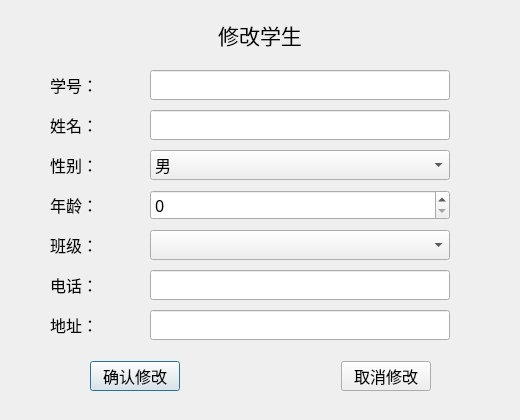
<?xml version="1.0" encoding="UTF-8"?>
<ui version="4.0">
 <class>EditStudentDialog</class>
 <widget class="QDialog" name="EditStudentDialog">
  <property name="geometry">
   <rect>
    <x>0</x>
    <y>0</y>
    <width>520</width>
    <height>420</height>
   </rect>
  </property>
  <property name="minimumSize">
   <size>
    <width>520</width>
    <height>420</height>
   </size>
  </property>
  <property name="maximumSize">
   <size>
    <width>520</width>
    <height>420</height>
   </size>
  </property>
  <property name="windowTitle">
   <string>Dialog</string>
  </property>
  <widget class="QLabel" name="label_5">
   <property name="geometry">
    <rect>
     <x>50</x>
     <y>190</y>
     <width>90</width>
     <height>30</height>
    </rect>
   </property>
   <property name="minimumSize">
    <size>
     <width>90</width>
     <height>30</height>
    </size>
   </property>
   <property name="maximumSize">
    <size>
     <width>90</width>
     <height>30</height>
    </size>
   </property>
   <property name="font">
    <font>
     <family>宋体</family>
     <pointsize>12</pointsize>
    </font>
   </property>
   <property name="text">
    <string>年龄：</string>
   </property>
  </widget>
  <widget class="QLineEdit" name="lineEdit_name">
   <property name="geometry">
    <rect>
     <x>150</x>
     <y>110</y>
     <width>300</width>
     <height>30</height>
    </rect>
   </property>
   <property name="minimumSize">
    <size>
     <width>300</width>
     <height>30</height>
    </size>
   </property>
   <property name="maximumSize">
    <size>
     <width>300</width>
     <height>30</height>
    </size>
   </property>
   <property name="font">
    <font>
     <family>宋体</family>
     <pointsize>12</pointsize>
    </font>
   </property>
  </widget>
  <widget class="QLabel" name="label_3">
   <property name="geometry">
    <rect>
     <x>50</x>
     <y>110</y>
     <width>90</width>
     <height>30</height>
    </rect>
   </property>
   <property name="minimumSize">
    <size>
     <width>90</width>
     <height>30</height>
    </size>
   </property>
   <property name="maximumSize">
    <size>
     <width>90</width>
     <height>30</height>
    </size>
   </property>
   <property name="font">
    <font>
     <family>宋体</family>
     <pointsize>12</pointsize>
    </font>
   </property>
   <property name="text">
    <string>姓名：</string>
   </property>
  </widget>
  <widget class="QComboBox" name="comboBox_gender">
   <property name="geometry">
    <rect>
     <x>150</x>
     <y>150</y>
     <width>300</width>
     <height>30</height>
    </rect>
   </property>
   <property name="minimumSize">
    <size>
     <width>300</width>
     <height>30</height>
    </size>
   </property>
   <property name="maximumSize">
    <size>
     <width>300</width>
     <height>30</height>
    </size>
   </property>
   <property name="font">
    <font>
     <family>宋体</family>
     <pointsize>12</pointsize>
    </font>
   </property>
   <item>
    <property name="text">
     <string>男</string>
    </property>
   </item>
   <item>
    <property name="text">
     <string>女</string>
    </property>
   </item>
   <item>
    <property name="text">
     <string>其他</string>
    </property>
   </item>
  </widget>
  <widget class="QLineEdit" name="lineEdit_phone">
   <property name="geometry">
    <rect>
     <x>150</x>
     <y>270</y>
     <width>300</width>
     <height>30</height>
    </rect>
   </property>
   <property name="minimumSize">
    <size>
     <width>300</width>
     <height>30</height>
    </size>
   </property>
   <property name="maximumSize">
    <size>
     <width>300</width>
     <height>30</height>
    </size>
   </property>
   <property name="font">
    <font>
     <family>宋体</family>
     <pointsize>12</pointsize>
    </font>
   </property>
  </widget>
  <widget class="QSpinBox" name="spinBox_age">
   <property name="geometry">
    <rect>
     <x>150</x>
     <y>190</y>
     <width>300</width>
     <height>30</height>
    </rect>
   </property>
   <property name="minimumSize">
    <size>
     <width>300</width>
     <height>30</height>
    </size>
   </property>
   <property name="maximumSize">
    <size>
     <width>300</width>
     <height>30</height>
    </size>
   </property>
   <property name="font">
    <font>
     <family>宋体</family>
     <pointsize>12</pointsize>
    </font>
   </property>
   <property name="maximum">
    <number>100</number>
   </property>
  </widget>
  <widget class="QLabel" name="label">
   <property name="geometry">
    <rect>
     <x>110</x>
     <y>20</y>
     <width>300</width>
     <height>30</height>
    </rect>
   </property>
   <property name="minimumSize">
    <size>
     <width>300</width>
     <height>30</height>
    </size>
   </property>
   <property name="maximumSize">
    <size>
     <width>300</width>
     <height>30</height>
    </size>
   </property>
   <property name="font">
    <font>
     <family>宋体</family>
     <pointsize>16</pointsize>
    </font>
   </property>
   <property name="text">
    <string>修改学生</string>
   </property>
   <property name="alignment">
    <set>Qt::AlignmentFlag::AlignCenter</set>
   </property>
  </widget>
  <widget class="QLabel" name="label_6">
   <property name="geometry">
    <rect>
     <x>50</x>
     <y>230</y>
     <width>90</width>
     <height>30</height>
    </rect>
   </property>
   <property name="minimumSize">
    <size>
     <width>90</width>
     <height>30</height>
    </size>
   </property>
   <property name="maximumSize">
    <size>
     <width>90</width>
     <height>30</height>
    </size>
   </property>
   <property name="font">
    <font>
     <family>宋体</family>
     <pointsize>12</pointsize>
    </font>
   </property>
   <property name="text">
    <string>班级：</string>
   </property>
  </widget>
  <widget class="QLabel" name="label_8">
   <property name="geometry">
    <rect>
     <x>50</x>
     <y>310</y>
     <width>90</width>
     <height>30</height>
    </rect>
   </property>
   <property name="minimumSize">
    <size>
     <width>90</width>
     <height>30</height>
    </size>
   </property>
   <property name="maximumSize">
    <size>
     <width>90</width>
     <height>30</height>
    </size>
   </property>
   <property name="font">
    <font>
     <family>宋体</family>
     <pointsize>12</pointsize>
    </font>
   </property>
   <property name="text">
    <string>地址：</string>
   </property>
  </widget>
  <widget class="QLabel" name="label_4">
   <property name="geometry">
    <rect>
     <x>50</x>
     <y>150</y>
     <width>90</width>
     <height>30</height>
    </rect>
   </property>
   <property name="minimumSize">
    <size>
     <width>90</width>
     <height>30</height>
    </size>
   </property>
   <property name="maximumSize">
    <size>
     <width>90</width>
     <height>30</height>
    </size>
   </property>
   <property name="font">
    <font>
     <family>宋体</family>
     <pointsize>12</pointsize>
    </font>
   </property>
   <property name="text">
    <string>性别：</string>
   </property>
  </widget>
  <widget class="QLineEdit" name="lineEdit_address">
   <property name="geometry">
    <rect>
     <x>150</x>
     <y>310</y>
     <width>300</width>
     <height>30</height>
    </rect>
   </property>
   <property name="minimumSize">
    <size>
     <width>300</width>
     <height>30</height>
    </size>
   </property>
   <property name="maximumSize">
    <size>
     <width>300</width>
     <height>30</height>
    </size>
   </property>
   <property name="font">
    <font>
     <family>宋体</family>
     <pointsize>12</pointsize>
    </font>
   </property>
  </widget>
  <widget class="QLineEdit" name="lineEdit_studentId">
   <property name="geometry">
    <rect>
     <x>150</x>
     <y>70</y>
     <width>300</width>
     <height>30</height>
    </rect>
   </property>
   <property name="minimumSize">
    <size>
     <width>300</width>
     <height>30</height>
    </size>
   </property>
   <property name="maximumSize">
    <size>
     <width>300</width>
     <height>30</height>
    </size>
   </property>
   <property name="font">
    <font>
     <family>宋体</family>
     <pointsize>12</pointsize>
    </font>
   </property>
  </widget>
  <widget class="QLabel" name="label_7">
   <property name="geometry">
    <rect>
     <x>50</x>
     <y>270</y>
     <width>90</width>
     <height>30</height>
    </rect>
   </property>
   <property name="minimumSize">
    <size>
     <width>90</width>
     <height>30</height>
    </size>
   </property>
   <property name="maximumSize">
    <size>
     <width>90</width>
     <height>30</height>
    </size>
   </property>
   <property name="font">
    <font>
     <family>宋体</family>
     <pointsize>12</pointsize>
    </font>
   </property>
   <property name="text">
    <string>电话：</string>
   </property>
  </widget>
  <widget class="QLabel" name="label_2">
   <property name="geometry">
    <rect>
     <x>50</x>
     <y>70</y>
     <width>90</width>
     <height>30</height>
    </rect>
   </property>
   <property name="minimumSize">
    <size>
     <width>90</width>
     <height>30</height>
    </size>
   </property>
   <property name="maximumSize">
    <size>
     <width>90</width>
     <height>30</height>
    </size>
   </property>
   <property name="font">
    <font>
     <family>宋体</family>
     <pointsize>12</pointsize>
    </font>
   </property>
   <property name="text">
    <string>学号：</string>
   </property>
  </widget>
  <widget class="QWidget" name="layoutWidget">
   <property name="geometry">
    <rect>
     <x>90</x>
     <y>360</y>
     <width>341</width>
     <height>32</height>
    </rect>
   </property>
   <layout class="QHBoxLayout" name="horizontalLayout">
    <item>
     <widget class="QPushButton" name="pushButton_confirm">
      <property name="minimumSize">
       <size>
        <width>90</width>
        <height>30</height>
       </size>
      </property>
      <property name="maximumSize">
       <size>
        <width>90</width>
        <height>30</height>
       </size>
      </property>
      <property name="font">
       <font>
        <family>宋体</family>
        <pointsize>12</pointsize>
       </font>
      </property>
      <property name="text">
       <string>确认修改</string>
      </property>
     </widget>
    </item>
    <item>
     <spacer name="horizontalSpacer">
      <property name="orientation">
       <enum>Qt::Orientation::Horizontal</enum>
      </property>
      <property name="sizeHint" stdset="0">
       <size>
        <width>40</width>
        <height>20</height>
       </size>
      </property>
     </spacer>
    </item>
    <item>
     <widget class="QPushButton" name="pushButton_cancel">
      <property name="minimumSize">
       <size>
        <width>90</width>
        <height>30</height>
       </size>
      </property>
      <property name="maximumSize">
       <size>
        <width>90</width>
        <height>30</height>
       </size>
      </property>
      <property name="font">
       <font>
        <family>宋体</family>
        <pointsize>12</pointsize>
       </font>
      </property>
      <property name="text">
       <string>取消修改</string>
      </property>
     </widget>
    </item>
   </layout>
  </widget>
  <widget class="QComboBox" name="comboBox_class">
   <property name="geometry">
    <rect>
     <x>150</x>
     <y>230</y>
     <width>300</width>
     <height>30</height>
    </rect>
   </property>
   <property name="minimumSize">
    <size>
     <width>300</width>
     <height>30</height>
    </size>
   </property>
   <property name="maximumSize">
    <size>
     <width>300</width>
     <height>30</height>
    </size>
   </property>
   <property name="font">
    <font>
     <family>宋体</family>
     <pointsize>12</pointsize>
    </font>
   </property>
  </widget>
 </widget>
 <tabstops>
  <tabstop>lineEdit_studentId</tabstop>
  <tabstop>lineEdit_name</tabstop>
  <tabstop>comboBox_gender</tabstop>
  <tabstop>spinBox_age</tabstop>
  <tabstop>comboBox_class</tabstop>
  <tabstop>lineEdit_phone</tabstop>
  <tabstop>lineEdit_address</tabstop>
  <tabstop>pushButton_confirm</tabstop>
  <tabstop>pushButton_cancel</tabstop>
 </tabstops>
 <resources/>
 <connections/>
</ui>
